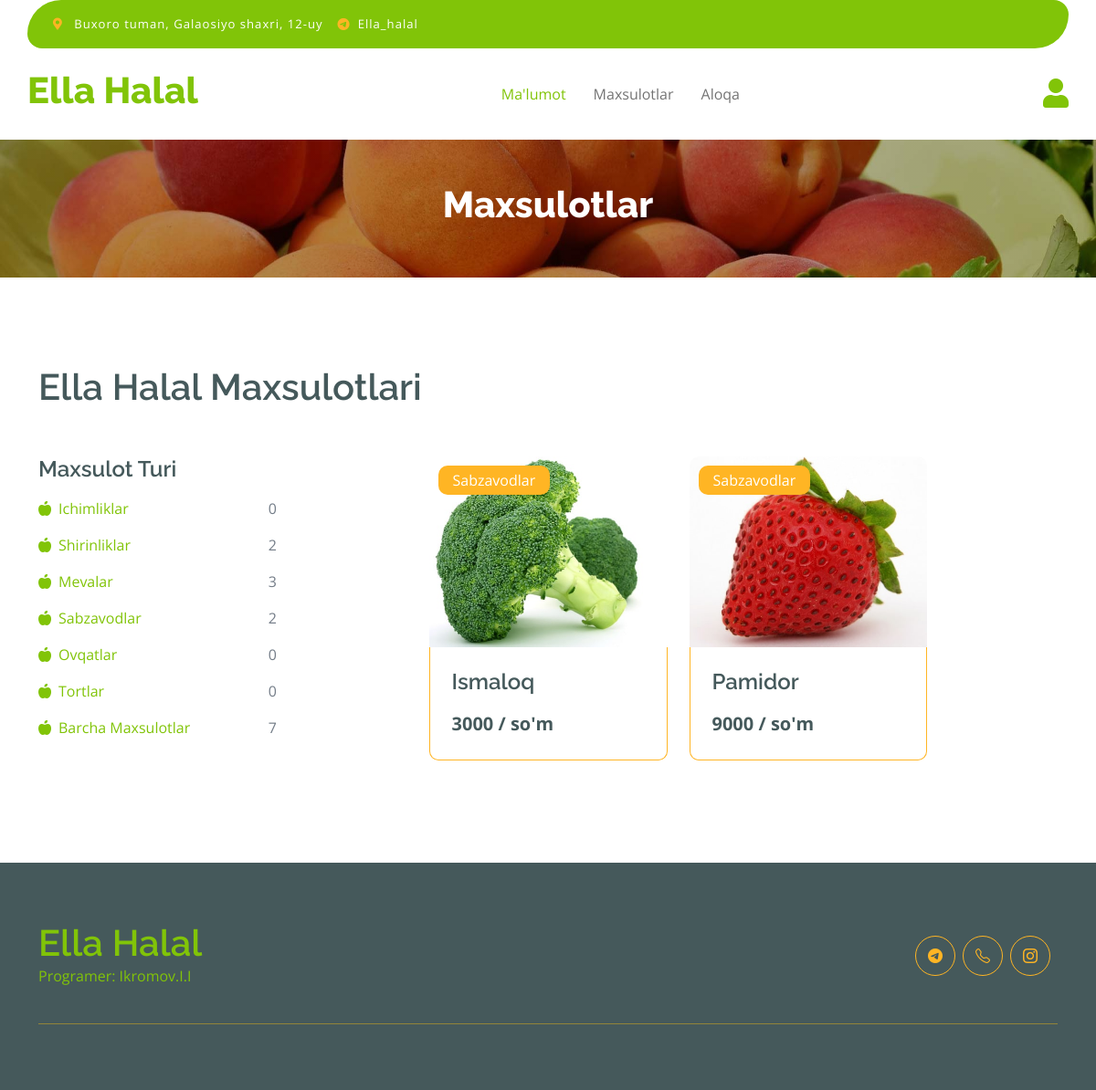
The app's page /product/4 with its own data.
### main/models.py (models this page shows, shortened)
class Category(models.Model):
    name = models.CharField(max_length=100)
    def __str__(self):
        return self.name
    class Meta:
        db_table = 'category'

class Product(models.Model):
    category = models.ForeignKey(Category, on_delete=models.CASCADE)
    name = models.CharField(max_length=100)
    title = models.TextField(null=True, blank=True)
    summa = models.PositiveIntegerField()
    status = models.BooleanField(default=True)
    action = models.BooleanField(default=False)
    action_summa = models.PositiveIntegerField(null=True, blank=True)
    image = models.ImageField(upload_to='product')
    class Meta:
        db_table = 'product'

### main/views.py (the view)
# urls.py: path('product/', product, name='product'),
def product(request, pk=None):
    product_list = Product.objects.filter(status=True)
    if pk:
        product_list = product_list.filter(category=pk)
    context = {
        'category': Category.objects.all(),
        'product': product_list,
        'total_products': Product.objects.filter(status=True).count(),
    }
    return render(request, 'main/product.html', context)

### templates/main/product.html (shortened to what this page needs)
{% extends 'base.html' %}
{% load static %}
{% block content %}
        <div class="container-fluid page-header py-5">
            <h1 class="text-center text-white display-6">Maxsulotlar</h1>
        </div>
        <div class="container-fluid fruite py-5">
            <div class="container py-5">
                <h1 class="mb-4">Ella Halal Maxsulotlari</h1>
                <div class="row g-4">
                    <div class="col-lg-12">
                        <div class="row g-4 mt-1">
                            <div class="col-lg-3">
                                <div class="row g-4">
                                    <div class="col-lg-12">
                                        <div class="mb-3">
                                            <h4>Maxsulot Turi</h4>
                                            <ul class="list-unstyled fruite-categorie">
                                              {% for i in category %}
                                                <li>
                                                    <div class="d-flex justify-content-between fruite-name">
                                                        <a href="{% url 'product' i.pk %}"><i class="fas fa-apple-alt me-2"></i>{{i.name}}</a>
                                                        <span>{{ i.product_set.count }}</span>
                                                    </div>
                                                </li>
                                              {% endfor %}
                                                <li>
                                                    <div class="d-flex justify-content-between fruite-name">
                                                        <a href="{% url 'product' %}"><i class="fas fa-apple-alt me-2"></i>Barcha Maxsulotlar</a>
                                                        <span>{{ total_products }}</span>
                                                    </div>
                                                </li>
                                            </ul>
                                        </div>
                                    </div>
                                </div>
                            </div>
                            <div class="col-lg-9">
                                <div class="row g-4 justify-content-center">
                                  {% for i in product %}
                                    <div class="col-md-6 col-lg-6 col-xl-4">
                                        <div class="rounded position-relative fruite-item">
                                            <div class="fruite-img">
                                                <img src="{{ i.image.url }}" class="img-fluid w-100 rounded-top" alt="">
                                            </div>
                                            <div class="text-white bg-secondary px-3 py-1 rounded position-absolute" style="top: 10px; left: 10px;">{{i.category}}</div>
                                            <div class="p-4 border border-secondary border-top-0 rounded-bottom">
                                                <h4>{{i.name}}</h4>
                                                <div class="d-flex justify-content-between flex-lg-wrap">
                                                    <p class="text-dark fs-5 fw-bold mb-0">{{i.summa}} / so'm</p>
                                                </div>
                                            </div>
                                        </div>
                                    </div>
                                  {% endfor %}
                                </div>
                            </div>
                        </div>
                    </div>
                </div>
            </div>
        </div>
{% endblock content %}

### static/css/style.css (style rules this page uses)
.page-header { position: relative; background: linear-gradient(rgba(0, 0, 0, 0.3), rgba(0, 0, 0, 0.3)), url(../img/cart-page-header-img.jpg); background-position: center center; background-repeat: no-repeat; background-size: cover; }
@media (min-width: 992px) { .hero-header, .page-header { margin-top: 152px !important; } }
.fruite .fruite-categorie .fruite-name { line-height: 40px; }
.fruite .fruite-categorie .fruite-name a { transition: 0.5s; }
.fruite .fruite-item { height: 100%; transition: 0.5s; }
.fruite .fruite-item .fruite-img { overflow: hidden; transition: 0.5s; border-radius: 10px 10px 0 0; }
.fruite .fruite-item .fruite-img img { transition: 0.5s; }

### records on screen
Category: name "Ichimliklar", product_set.count "0"
Category: name "Shirinliklar", product_set.count "2"
Category: name "Mevalar", product_set.count "3"
Category: name "Sabzavodlar", product_set.count "2"
Category: name "Ovqatlar", product_set.count "0"
Category: name "Tortlar", product_set.count "0"
Product: image (picture), category "Sabzavodlar", name "Ismaloq", summa "3000"
Product: image (picture), category "Sabzavodlar", name "Pamidor", summa "9000"

### other values on screen
{{ total_products }} "7"
